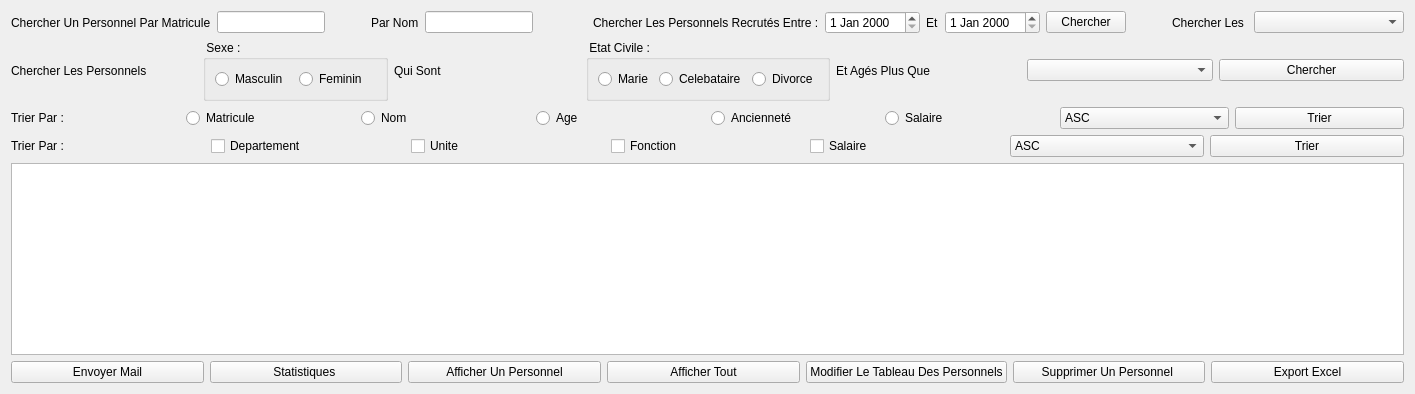
                  <widget class="QWidget" name="afficherPers">
                   <attribute name="title">
                    <string>Afficher Les Personnels</string>
                   </attribute>
                   <layout class="QGridLayout" name="gridLayout_5">
                    <item row="0" column="0">
                     <layout class="QVBoxLayout" name="verticalLayout_5">
                      <item>
                       <layout class="QHBoxLayout" name="horizontalLayout_19">
                        <item>
                         <layout class="QHBoxLayout" name="horizontalLayout_12">
                          <item>
                           <widget class="QLabel" name="label_24">
                            <property name="text">
                             <string>Chercher Un Personnel Par Matricule</string>
                            </property>
                           </widget>
                          </item>
                          <item>
                           <widget class="QLineEdit" name="matCh"/>
                          </item>
                         </layout>
                        </item>
                        <item>
                         <spacer name="horizontalSpacer_3">
                          <property name="orientation">
                           <enum>Qt::Horizontal</enum>
                          </property>
                          <property name="sizeHint" stdset="0">
                           <size>
                            <width>40</width>
                            <height>20</height>
                           </size>
                          </property>
                         </spacer>
                        </item>
                        <item>
                         <widget class="QLabel" name="label_11">
                          <property name="text">
                           <string>Par Nom</string>
                          </property>
                         </widget>
                        </item>
                        <item>
                         <widget class="QLineEdit" name="nomCh"/>
                        </item>
                        <item>
                         <spacer name="horizontalSpacer">
                          <property name="orientation">
                           <enum>Qt::Horizontal</enum>
                          </property>
                          <property name="sizeHint" stdset="0">
                           <size>
                            <width>54</width>
                            <height>20</height>
                           </size>
                          </property>
                         </spacer>
                        </item>
                        <item>
                         <layout class="QHBoxLayout" name="horizontalLayout_13">
                          <item>
                           <widget class="QLabel" name="label_27">
                            <property name="text">
                             <string>Chercher Les Personnels Recrutés Entre :</string>
                            </property>
                           </widget>
                          </item>
                          <item>
                           <widget class="QDateEdit" name="dateCh1"/>
                          </item>
                          <item>
                           <widget class="QLabel" name="label_28">
                            <property name="text">
                             <string>Et</string>
                            </property>
                           </widget>
                          </item>
                          <item>
                           <widget class="QDateEdit" name="dateCh2"/>
                          </item>
                          <item>
                           <widget class="QPushButton" name="chercherDate">
                            <property name="text">
                             <string>Chercher</string>
                            </property>
                           </widget>
                          </item>
                         </layout>
                        </item>
                        <item>
                         <spacer name="horizontalSpacer_2">
                          <property name="orientation">
                           <enum>Qt::Horizontal</enum>
                          </property>
                          <property name="sizeHint" stdset="0">
                           <size>
                            <width>40</width>
                            <height>20</height>
                           </size>
                          </property>
                         </spacer>
                        </item>
                        <item>
                         <layout class="QHBoxLayout" name="horizontalLayout_15">
                          <item>
                           <widget class="QLabel" name="label_29">
                            <property name="text">
                             <string>Chercher Les </string>
                            </property>
                           </widget>
                          </item>
                          <item>
                           <widget class="QComboBox" name="fonctionCh">
                            <item>
                             <property name="text">
                              <string/>
                             </property>
                            </item>
                            <item>
                             <property name="text">
                              <string>Chef De Departement</string>
                             </property>
                            </item>
                            <item>
                             <property name="text">
                              <string>Chef D Unite</string>
                             </property>
                            </item>
                            <item>
                             <property name="text">
                              <string>Ingenieur</string>
                             </property>
                            </item>
                            <item>
                             <property name="text">
                              <string>Technicien</string>
                             </property>
                            </item>
                            <item>
                             <property name="text">
                              <string>Ouvrier</string>
                             </property>
                            </item>
                            <item>
                             <property name="text">
                              <string>Chercheur</string>
                             </property>
                            </item>
                            <item>
                             <property name="text">
                              <string>Commercial</string>
                             </property>
                            </item>
                            <item>
                             <property name="text">
                              <string/>
                             </property>
                            </item>
                            <item>
                             <property name="text">
                              <string/>
                             </property>
                            </item>
                           </widget>
                          </item>
                         </layout>
                        </item>
                       </layout>
                      </item>
                      <item>
                       <layout class="QHBoxLayout" name="horizontalLayout_18">
                        <item>
                         <widget class="QLabel" name="label_30">
                          <property name="text">
                           <string>Chercher Les Personnels </string>
                          </property>
                         </widget>
                        </item>
                        <item>
                         <widget class="QGroupBox" name="groupBox_8">
                          <property name="minimumSize">
                           <size>
                            <width>0</width>
                            <height>60</height>
                           </size>
                          </property>
                          <property name="maximumSize">
                           <size>
                            <width>200</width>
                            <height>16777215</height>
                           </size>
                          </property>
                          <property name="title">
                           <string> Sexe :</string>
                          </property>
                          <layout class="QHBoxLayout" name="horizontalLayout_16">
                           <item>
                            <widget class="QRadioButton" name="masculinCh">
                             <property name="text">
                              <string>Masculin</string>
                             </property>
                            </widget>
                           </item>
                           <item>
                            <widget class="QRadioButton" name="femininCh">
                             <property name="text">
                              <string>Feminin</string>
                             </property>
                            </widget>
                           </item>
                          </layout>
                         </widget>
                        </item>
                        <item>
                         <widget class="QLabel" name="label_31">
                          <property name="text">
                           <string>Qui Sont</string>
                          </property>
                         </widget>
                        </item>
                        <item>
                         <widget class="QGroupBox" name="groupBox_13">
                          <property name="title">
                           <string> Etat Civile :</string>
                          </property>
                          <layout class="QHBoxLayout" name="horizontalLayout_17">
                           <item>
                            <widget class="QRadioButton" name="marieCh">
                             <property name="text">
                              <string>Marie</string>
                             </property>
                            </widget>
                           </item>
                           <item>
                            <widget class="QRadioButton" name="celebCh">
                             <property name="text">
                              <string>Celebataire</string>
                             </property>
                            </widget>
                           </item>
                           <item>
                            <widget class="QRadioButton" name="divorceCh">
                             <property name="text">
                              <string>Divorce</string>
                             </property>
                            </widget>
                           </item>
                          </layout>
                         </widget>
                        </item>
                        <item>
                         <widget class="QLabel" name="label_32">
                          <property name="text">
                           <string>Et Agés Plus Que</string>
                          </property>
                         </widget>
                        </item>
                        <item>
                         <widget class="QComboBox" name="ageCh">
                          <item>
                           <property name="text">
                            <string/>
                           </property>
                          </item>
                          <item>
                           <property name="text">
                            <string>18</string>
                           </property>
                          </item>
                          <item>
                           <property name="text">
                            <string>19</string>
                           </property>
                          </item>
                          <item>
                           <property name="text">
                            <string>20</string>
                           </property>
                          </item>
                          <item>
                           <property name="text">
                            <string>21</string>
                           </property>
                          </item>
                          <item>
                           <property name="text">
                            <string>22</string>
                           </property>
                          </item>
                          <item>
                           <property name="text">
                            <string>23</string>
                           </property>
                          </item>
                          <item>
                           <property name="text">
                            <string>24</string>
                           </property>
                          </item>
                          <item>
                           <property name="text">
                            <string>25</string>
                           </property>
                          </item>
                          <item>
                           <property name="text">
                            <string>30</string>
                           </property>
                          </item>
                          <item>
                           <property name="text">
                            <string>35</string>
                           </property>
                          </item>
                          <item>
                           <property name="text">
                            <string>40</string>
                           </property>
                          </item>
                          <item>
                           <property name="text">
                            <string>45</string>
                           </property>
                          </item>
                          <item>
                           <property name="text">
                            <string>50</string>
                           </property>
                          </item>
                          <item>
                           <property name="text">
                            <string>55</string>
                           </property>
                          </item>
                          <item>
                           <property name="text">
                            <string>60</string>
                           </property>
                          </item>
                          <item>
                           <property name="text">
                            <string>65</string>
                           </property>
                          </item>
                         </widget>
                        </item>
                        <item>
                         <widget class="QPushButton" name="chercherTripleC">
                          <property name="text">
                           <string>Chercher</string>
                          </property>
                         </widget>
                        </item>
                       </layout>
                      </item>
                     </layout>
                    </item>
                    <item row="1" column="0">
                     <layout class="QHBoxLayout" name="horizontalLayout_22">
                      <item>
                       <widget class="QLabel" name="label_23">
                        <property name="text">
                         <string>Trier Par :</string>
                        </property>
                       </widget>
                      </item>
                      <item>
                       <widget class="QRadioButton" name="matTP">
                        <property name="text">
                         <string>Matricule</string>
                        </property>
                       </widget>
                      </item>
                      <item>
                       <widget class="QRadioButton" name="nomT">
                        <property name="text">
                         <string>Nom</string>
                        </property>
                       </widget>
                      </item>
                      <item>
                       <widget class="QRadioButton" name="ageT">
                        <property name="text">
                         <string>Age</string>
                        </property>
                       </widget>
                      </item>
                      <item>
                       <widget class="QRadioButton" name="ancienneteT">
                        <property name="text">
                         <string>Ancienneté</string>
                        </property>
                       </widget>
                      </item>
                      <item>
                       <widget class="QRadioButton" name="salaireT">
                        <property name="text">
                         <string>Salaire</string>
                        </property>
                       </widget>
                      </item>
                      <item>
                       <widget class="QComboBox" name="AD_3">
                        <item>
                         <property name="text">
                          <string>ASC</string>
                         </property>
                        </item>
                        <item>
                         <property name="text">
                          <string>DESC</string>
                         </property>
                        </item>
                       </widget>
                      </item>
                      <item>
                       <widget class="QPushButton" name="trierS">
                        <property name="text">
                         <string>Trier</string>
                        </property>
                       </widget>
                      </item>
                     </layout>
                    </item>
                    <item row="2" column="0">
                     <layout class="QHBoxLayout" name="horizontalLayout_23">
                      <item>
                       <widget class="QLabel" name="label_25">
                        <property name="text">
                         <string>Trier Par :</string>
                        </property>
                       </widget>
                      </item>
                      <item>
                       <widget class="QCheckBox" name="departementT">
                        <property name="text">
                         <string>Departement</string>
                        </property>
                       </widget>
                      </item>
                      <item>
                       <widget class="QCheckBox" name="UniteT">
                        <property name="text">
                         <string>Unite</string>
                        </property>
                       </widget>
                      </item>
                      <item>
                       <widget class="QCheckBox" name="FonctionT">
                        <property name="text">
                         <string>Fonction</string>
                        </property>
                        <property name="tristate">
                         <bool>false</bool>
                        </property>
                       </widget>
                      </item>
                      <item>
                       <widget class="QCheckBox" name="salaireTM">
                        <property name="text">
                         <string>Salaire</string>
                        </property>
                       </widget>
                      </item>
                      <item>
                       <widget class="QComboBox" name="AD_2">
                        <item>
                         <property name="text">
                          <string>ASC</string>
                         </property>
                        </item>
                        <item>
                         <property name="text">
                          <string>DESC</string>
                         </property>
                        </item>
                       </widget>
                      </item>
                      <item>
                       <widget class="QPushButton" name="trierM">
                        <property name="text">
                         <string>Trier</string>
                        </property>
                       </widget>
                      </item>
                     </layout>
                    </item>
                    <item row="3" column="0">
                     <widget class="QTableView" name="tablePers"/>
                    </item>
                    <item row="4" column="0">
                     <layout class="QHBoxLayout" name="horizontalLayout_11">
                      <item>
                       <widget class="QPushButton" name="envoyerMail_2">
                        <property name="text">
                         <string>Envoyer Mail</string>
                        </property>
                       </widget>
                      </item>
                      <item>
                       <widget class="QPushButton" name="statistiques">
                        <property name="text">
                         <string>Statistiques </string>
                        </property>
                       </widget>
                      </item>
                      <item>
                       <widget class="QPushButton" name="Afficher1Pers">
                        <property name="text">
                         <string>Afficher Un Personnel</string>
                        </property>
                       </widget>
                      </item>
                      <item>
                       <widget class="QPushButton" name="afficherTablePers">
                        <property name="text">
                         <string>Afficher Tout</string>
                        </property>
                       </widget>
                      </item>
                      <item>
                       <widget class="QPushButton" name="modifierPers">
                        <property name="styleSheet">
                         <string notr="true">&lt;button type=&quot;button&quot; class=&quot;btn btn-dark&quot;&gt;Dark&lt;/button&gt;</string>
                        </property>
                        <property name="text">
                         <string>Modifier Le Tableau Des Personnels</string>
                        </property>
                        <property name="checkable">
                         <bool>true</bool>
                        </property>
                        <property name="checked">
                         <bool>false</bool>
                        </property>
                       </widget>
                      </item>
                      <item>
                       <widget class="QPushButton" name="supprimerPers">
                        <property name="enabled">
                         <bool>true</bool>
                        </property>
                        <property name="text">
                         <string>Supprimer Un Personnel </string>
                        </property>
                       </widget>
                      </item>
                      <item>
                       <widget class="QPushButton" name="exportExcel">
                        <property name="text">
                         <string>Export Excel</string>
                        </property>
                       </widget>
                      </item>
                     </layout>
                    </item>
                   </layout>
                  </widget>
